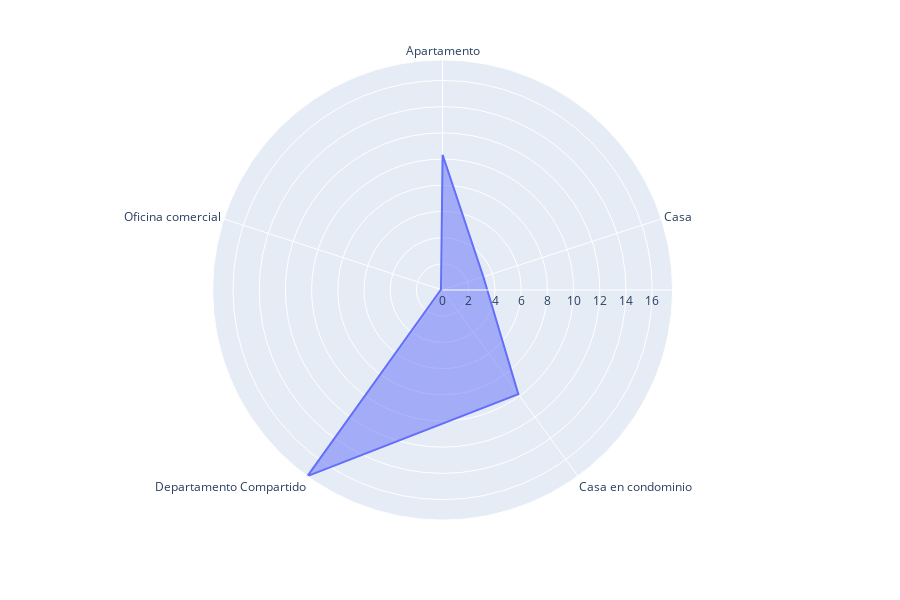

Source (notebook cell):
### Code cell
print("Usosmultiples por tipo de propiedad")
fig = go.Figure()
df = pd.DataFrame(dict(
    r=amenitiesPorPropiedad.loc['usosmultiples'],
    theta=amenitiesPorPropiedad.columns))
fig = px.line_polar(df, r='r', theta='theta', line_close=True)
fig.update_traces(fill='toself')
fig.show()

### Figure 1 — Plotly figure (JSON) as saved in the notebook; plotly's stock layout.template omitted (floating-point values rounded to 4 significant figures)
{"data": [{"fill": "toself", "hoverlabel": {"namelength": 0}, "hovertemplate": "r=%{r}<br>theta=%{theta}", "legendgroup": "", "line": {"color": "#636efa", "dash": "solid"}, "mode": "lines", "name": "", "r": [10.32, 3.269, 9.837, 17.56, 0.1286, 10.32], "showlegend": false, "subplot": "polar", "theta": ["Apartamento", "Casa", "Casa en condominio", "Departamento Compartido", "Oficina comercial", "Apartamento"], "type": "scatterpolar"}], "layout": {"height": 600, "legend": {"tracegroupgap": 0}, "margin": {"t": 60}, "polar": {"angularaxis": {"direction": "clockwise", "rotation": 90}, "domain": {"x": [0, 0.98], "y": [0, 1]}}}}
